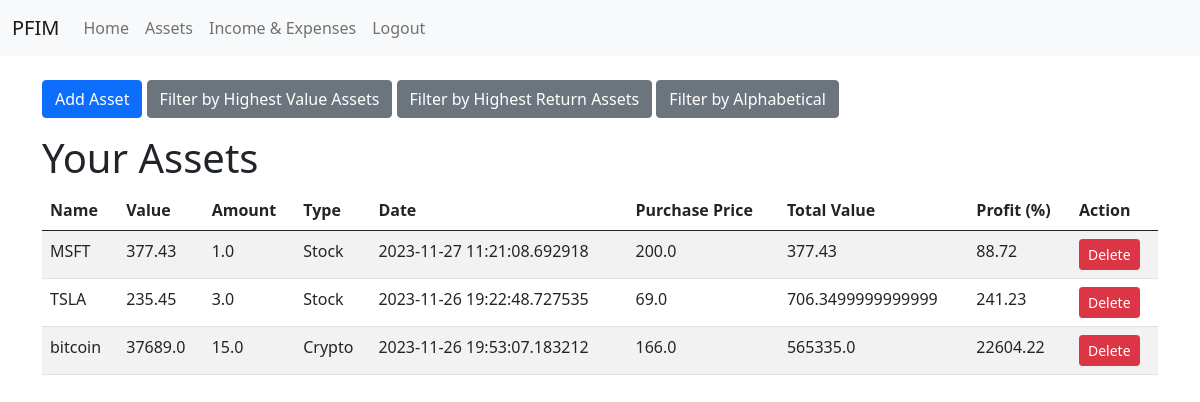
Screenshot of /assets (signed in) with the database file from the repository.
### tables this page shows
CREATE TABLE assets (
            assetid INTEGER PRIMARY KEY AUTOINCREMENT,
            name VARCHAR(64) NOT NULL,
            value FLOAT NOT NULL,
            amount FLOAT NOT NULL,
            assettypeid INTEGER REFERENCES assettype(assettypeid),
            date TIMESTAMP,
            userid INTEGER REFERENCES users(userid),
            purchaseprice FLOAT NOT NULL
        );

### index.py (the view)
@app.route('/assets')
def show_assets():
    assets = db.get_assets_for_user(session['id'])
    return render_template('assets.html', assets=assets)

### DBoperations.py (called while the page is built)
def get_db_connection():
    conn = sqlite3.connect(DATABASE, check_same_thread=False)
    return conn

def get_assets_for_user(userid):
    conn = get_db_connection()
    cur = conn.cursor()
    cur.execute("""
        SELECT
            assetid,
            name,
            value,
            amount,
            assettypeid,
            date,
            userid,
            purchaseprice,
            value * amount AS total_value,
            ((value * amount) - (purchaseprice * amount)) / (purchaseprice * amount) * 100 AS profit_percentage
        FROM
            assets
        WHERE
            userid = ?;
    """, (userid,))
    assets = cur.fetchall()
    conn.close()
    return assets

### templates/assets.html (shortened to what this page needs)
<!DOCTYPE html>
<html>
<head>
    <link href="https://cdn.jsdelivr.net/npm/bootstrap@5.1.0/dist/css/bootstrap.min.css" rel="stylesheet">
</head>
<body>
    {% include 'navbar.html' %}
    <div class="container mt-4">
        <div class="mb-3">
            <button class="btn btn-primary" onclick="location.href='/addasset'">Add Asset</button>
            <button class="btn btn-secondary" onclick="location.href='/filter_highest_assets'">Filter by Highest Value Assets</button>
            <button class="btn btn-secondary" onclick="location.href='/filter_highest_return_assets'">Filter by Highest Return Assets</button>
            <button class="btn btn-secondary" onclick="location.href='/filter_alphabetical '">Filter by Alphabetical </button>
        </div>
        <h1>Your Assets</h1>
        <table class="table table-striped table-hover">
            <thead>
                <tr>
                    <th>Name</th>
                    <th>Value</th>
                    <th>Amount</th>
                    <th>Type</th>
                    <th>Date</th>
                    <th>Purchase Price</th>
                    <th>Total Value</th>
                    <th>Profit (%)</th>
                    <th>Action</th>
                </tr>
            </thead>
            <tbody>
                {% for asset in assets %}
                <tr>
                    <td>{{ asset[1] }}</td>
                    <td>{{ asset[2] }}</td>
                    <td>{{ asset[3] }}</td>
                    <td>{{ 'Crypto' if asset[4] == 0 else 'Stock' }}</td>
                    <td>{{ asset[5] }}</td>
                    <td>{{ asset[7] }}</td>
                    <td>{{ asset[8] }}</td>
                    <td>{{ "%.2f"|format(asset[9]) }}</td>
                    <td>
                        <form action="/delete_asset" method="post">
                            <button type="submit" class="btn btn-danger btn-sm">Delete</button>
                        </form>
                    </td>
                </tr>
                {% endfor %}
            </tbody>
        </table>
    </div>
</body>
</html>

### rows the page displays
assets: name "MSFT", value "377.43", amount "1.0", assettypeid "Stock", date "2023-11-27 11:21:08.692918", purchaseprice "200.0", asset "88.72"
assets: name "TSLA", value "235.45", amount "3.0", assettypeid "Stock", date "2023-11-26 19:22:48.727535", purchaseprice "69.0", asset "706.3499999999999", asset "241.23"
assets: name "bitcoin", value "37689.0", amount "15.0", assettypeid "Crypto", date "2023-11-26 19:53:07.183212", purchaseprice "166.0", asset "565335.0", asset "22604.22"
